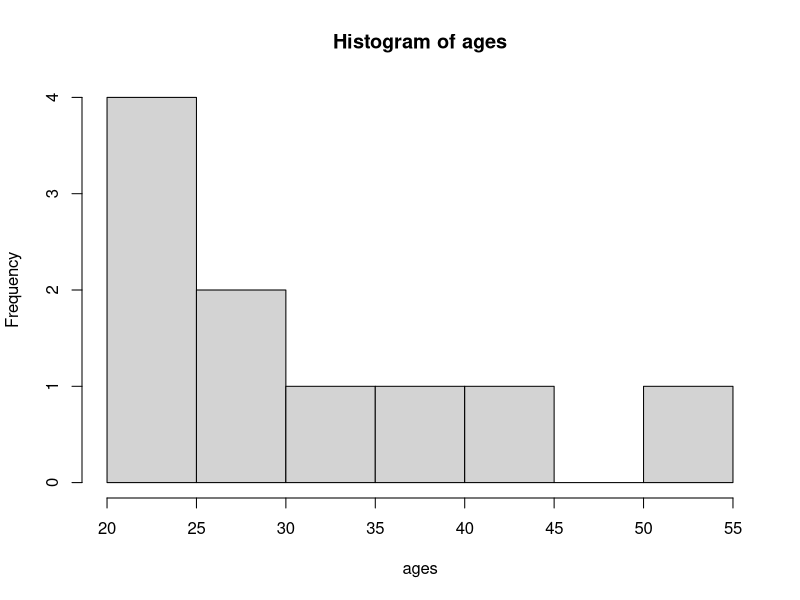

Write the R code that produced this figure.


# Using R as a calculator (at the command line)

# (Go to the command line!)


# Writing commands in scripts

29 + 56 # Click `Run` or use keyboard shortcut to execute
44 / 78
23 - 9


# Creating R objects

14 / 63

x <- 14 / 63 # Create an object named `x` that contains the value of `14 / 63`
x
x * 100

1:5 # Use `:` to return integers from 1 to 5

vec <- 1:5
vec

# `vec` is a vector (a type of object)

# In the context of data analysis, think of a vector as a column in an
# Excel spreadsheet. `vec` is like a column with 5 values:

# | x |
# |---|
# | 1 |
# | 2 |
# | 3 |
# | 4 |
# | 5 |


# Using R functions

# Let's look at some simple R functions

ages <- c(20, 24, 24, 25, 26, 30, 35, 37, 44, 51)
ages

sum(ages)
length(ages)
mean(ages)
sd(ages)
hist(ages)

# We use functions in R like:
# - Formulas in Excel
# - Commands in Stata

mean_age <- mean(ages) # Store function results in an object with `<-`
mean_age

?mean # Get help with `?`


# In closing
# - RStudio layout
# - RStudio projects (and working directories)

